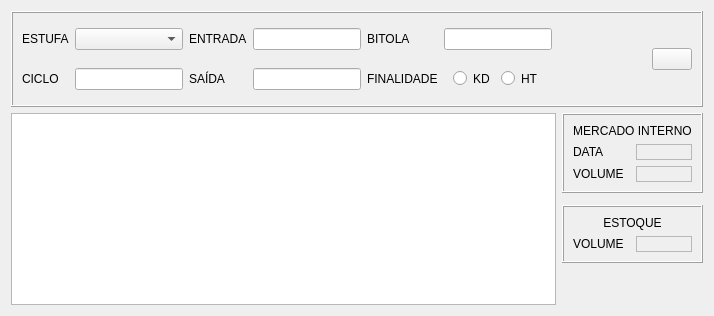
          <widget class="QWidget" name="page_2">
           <layout class="QVBoxLayout" name="verticalLayout_9">
            <item>
             <widget class="QFrame" name="frame_9">
              <property name="sizePolicy">
               <sizepolicy hsizetype="Preferred" vsizetype="Fixed">
                <horstretch>0</horstretch>
                <verstretch>0</verstretch>
               </sizepolicy>
              </property>
              <property name="minimumSize">
               <size>
                <width>0</width>
                <height>0</height>
               </size>
              </property>
              <property name="maximumSize">
               <size>
                <width>16777215</width>
                <height>16777215</height>
               </size>
              </property>
              <property name="frameShape">
               <enum>QFrame::Box</enum>
              </property>
              <property name="frameShadow">
               <enum>QFrame::Raised</enum>
              </property>
              <layout class="QHBoxLayout" name="horizontalLayout_12">
               <item>
                <layout class="QGridLayout" name="gridLayout_9" rowminimumheight="34,34,0">
                 <property name="verticalSpacing">
                  <number>6</number>
                 </property>
                 <item row="0" column="5">
                  <widget class="QLabel" name="label_39">
                   <property name="text">
                    <string>BITOLA</string>
                   </property>
                  </widget>
                 </item>
                 <item row="1" column="2" rowspan="2" colspan="2">
                  <widget class="QLabel" name="label_42">
                   <property name="text">
                    <string>SAÍDA</string>
                   </property>
                  </widget>
                 </item>
                 <item row="0" column="2" colspan="2">
                  <widget class="QLabel" name="label_38">
                   <property name="text">
                    <string>ENTRADA</string>
                   </property>
                  </widget>
                 </item>
                 <item row="0" column="0">
                  <widget class="QLabel" name="label_37">
                   <property name="minimumSize">
                    <size>
                     <width>0</width>
                     <height>27</height>
                    </size>
                   </property>
                   <property name="text">
                    <string>ESTUFA</string>
                   </property>
                  </widget>
                 </item>
                 <item row="0" column="6">
                  <widget class="QLineEdit" name="lineEdit_21"/>
                 </item>
                 <item row="1" column="5" rowspan="2">
                  <widget class="QLabel" name="label_41">
                   <property name="text">
                    <string>FINALIDADE</string>
                   </property>
                  </widget>
                 </item>
                 <item row="1" column="1" rowspan="2">
                  <widget class="QLineEdit" name="lineEdit_20"/>
                 </item>
                 <item row="0" column="4">
                  <widget class="QLineEdit" name="lineEdit_18"/>
                 </item>
                 <item row="1" column="6" rowspan="2">
                  <widget class="QGroupBox" name="groupBox_4">
                   <property name="styleSheet">
                    <string notr="true">border:none</string>
                   </property>
                   <property name="title">
                    <string/>
                   </property>
                   <layout class="QHBoxLayout" name="horizontalLayout_11">
                    <item>
                     <widget class="QRadioButton" name="radioButton_7">
                      <property name="text">
                       <string>KD</string>
                      </property>
                     </widget>
                    </item>
                    <item>
                     <widget class="QRadioButton" name="radioButton_8">
                      <property name="text">
                       <string>HT</string>
                      </property>
                     </widget>
                    </item>
                   </layout>
                  </widget>
                 </item>
                 <item row="0" column="1">
                  <widget class="QComboBox" name="cb_kiln_cycle_history"/>
                 </item>
                 <item row="1" column="0" rowspan="2">
                  <widget class="QLabel" name="label_40">
                   <property name="text">
                    <string>CICLO</string>
                   </property>
                  </widget>
                 </item>
                 <item row="1" column="4" rowspan="2">
                  <widget class="QLineEdit" name="lineEdit_19"/>
                 </item>
                </layout>
               </item>
               <item>
                <spacer name="horizontalSpacer_3">
                 <property name="orientation">
                  <enum>Qt::Horizontal</enum>
                 </property>
                 <property name="sizeType">
                  <enum>QSizePolicy::Fixed</enum>
                 </property>
                 <property name="sizeHint" stdset="0">
                  <size>
                   <width>94</width>
                   <height>20</height>
                  </size>
                 </property>
                </spacer>
               </item>
               <item>
                <widget class="QPushButton" name="bt_back_history">
                 <property name="text">
                  <string/>
                 </property>
                 <property name="icon">
                  <iconset resource="resource.qrc">
                   <normaloff>:/icons/assets/back-32.png</normaloff>:/icons/assets/back-32.png</iconset>
                 </property>
                 <property name="iconSize">
                  <size>
                   <width>32</width>
                   <height>32</height>
                  </size>
                 </property>
                 <property name="shortcut">
                  <string>Enter</string>
                 </property>
                </widget>
               </item>
              </layout>
             </widget>
            </item>
            <item>
             <layout class="QGridLayout" name="gridLayout_3">
              <property name="bottomMargin">
               <number>0</number>
              </property>
              <item row="2" column="1">
               <widget class="QFrame" name="frame_11">
                <property name="sizePolicy">
                 <sizepolicy hsizetype="Preferred" vsizetype="Preferred">
                  <horstretch>0</horstretch>
                  <verstretch>0</verstretch>
                 </sizepolicy>
                </property>
                <property name="minimumSize">
                 <size>
                  <width>0</width>
                  <height>40</height>
                 </size>
                </property>
                <property name="frameShape">
                 <enum>QFrame::Box</enum>
                </property>
                <property name="frameShadow">
                 <enum>QFrame::Raised</enum>
                </property>
                <layout class="QGridLayout" name="gridLayout_11">
                 <item row="0" column="0" colspan="2">
                  <widget class="QLabel" name="label_52">
                   <property name="text">
                    <string>ESTOQUE</string>
                   </property>
                   <property name="alignment">
                    <set>Qt::AlignCenter</set>
                   </property>
                  </widget>
                 </item>
                 <item row="2" column="0">
                  <widget class="QLabel" name="label_50">
                   <property name="text">
                    <string>VOLUME</string>
                   </property>
                  </widget>
                 </item>
                 <item row="2" column="1">
                  <widget class="QLabel" name="label_51">
                   <property name="sizePolicy">
                    <sizepolicy hsizetype="Preferred" vsizetype="Fixed">
                     <horstretch>0</horstretch>
                     <verstretch>0</verstretch>
                    </sizepolicy>
                   </property>
                   <property name="minimumSize">
                    <size>
                     <width>50</width>
                     <height>0</height>
                    </size>
                   </property>
                   <property name="frameShape">
                    <enum>QFrame::StyledPanel</enum>
                   </property>
                   <property name="text">
                    <string/>
                   </property>
                  </widget>
                 </item>
                </layout>
               </widget>
              </item>
              <item row="0" column="1">
               <widget class="QFrame" name="frame_10">
                <property name="sizePolicy">
                 <sizepolicy hsizetype="Preferred" vsizetype="Fixed">
                  <horstretch>0</horstretch>
                  <verstretch>0</verstretch>
                 </sizepolicy>
                </property>
                <property name="minimumSize">
                 <size>
                  <width>0</width>
                  <height>0</height>
                 </size>
                </property>
                <property name="frameShape">
                 <enum>QFrame::Box</enum>
                </property>
                <property name="frameShadow">
                 <enum>QFrame::Raised</enum>
                </property>
                <layout class="QGridLayout" name="gridLayout_10">
                 <item row="1" column="0">
                  <widget class="QLabel" name="label_45">
                   <property name="text">
                    <string>DATA</string>
                   </property>
                  </widget>
                 </item>
                 <item row="1" column="1">
                  <widget class="QLabel" name="label_46">
                   <property name="frameShape">
                    <enum>QFrame::StyledPanel</enum>
                   </property>
                   <property name="text">
                    <string/>
                   </property>
                  </widget>
                 </item>
                 <item row="2" column="0">
                  <widget class="QLabel" name="label_44">
                   <property name="text">
                    <string>VOLUME</string>
                   </property>
                  </widget>
                 </item>
                 <item row="2" column="1">
                  <widget class="QLabel" name="label_47">
                   <property name="frameShape">
                    <enum>QFrame::StyledPanel</enum>
                   </property>
                   <property name="text">
                    <string/>
                   </property>
                  </widget>
                 </item>
                 <item row="0" column="0" colspan="2">
                  <widget class="QLabel" name="label_43">
                   <property name="sizePolicy">
                    <sizepolicy hsizetype="Preferred" vsizetype="Preferred">
                     <horstretch>0</horstretch>
                     <verstretch>0</verstretch>
                    </sizepolicy>
                   </property>
                   <property name="text">
                    <string>MERCADO INTERNO</string>
                   </property>
                   <property name="alignment">
                    <set>Qt::AlignCenter</set>
                   </property>
                  </widget>
                 </item>
                </layout>
               </widget>
              </item>
              <item row="3" column="1">
               <spacer name="verticalSpacer_5">
                <property name="orientation">
                 <enum>Qt::Vertical</enum>
                </property>
                <property name="sizeHint" stdset="0">
                 <size>
                  <width>20</width>
                  <height>40</height>
                 </size>
                </property>
               </spacer>
              </item>
              <item row="0" column="0" rowspan="4">
               <widget class="QTableView" name="tableView_3">
                <property name="sizePolicy">
                 <sizepolicy hsizetype="Expanding" vsizetype="Expanding">
                  <horstretch>0</horstretch>
                  <verstretch>0</verstretch>
                 </sizepolicy>
                </property>
                <property name="minimumSize">
                 <size>
                  <width>0</width>
                  <height>0</height>
                 </size>
                </property>
                <property name="maximumSize">
                 <size>
                  <width>16777215</width>
                  <height>16777215</height>
                 </size>
                </property>
               </widget>
              </item>
             </layout>
            </item>
           </layout>
          </widget>
